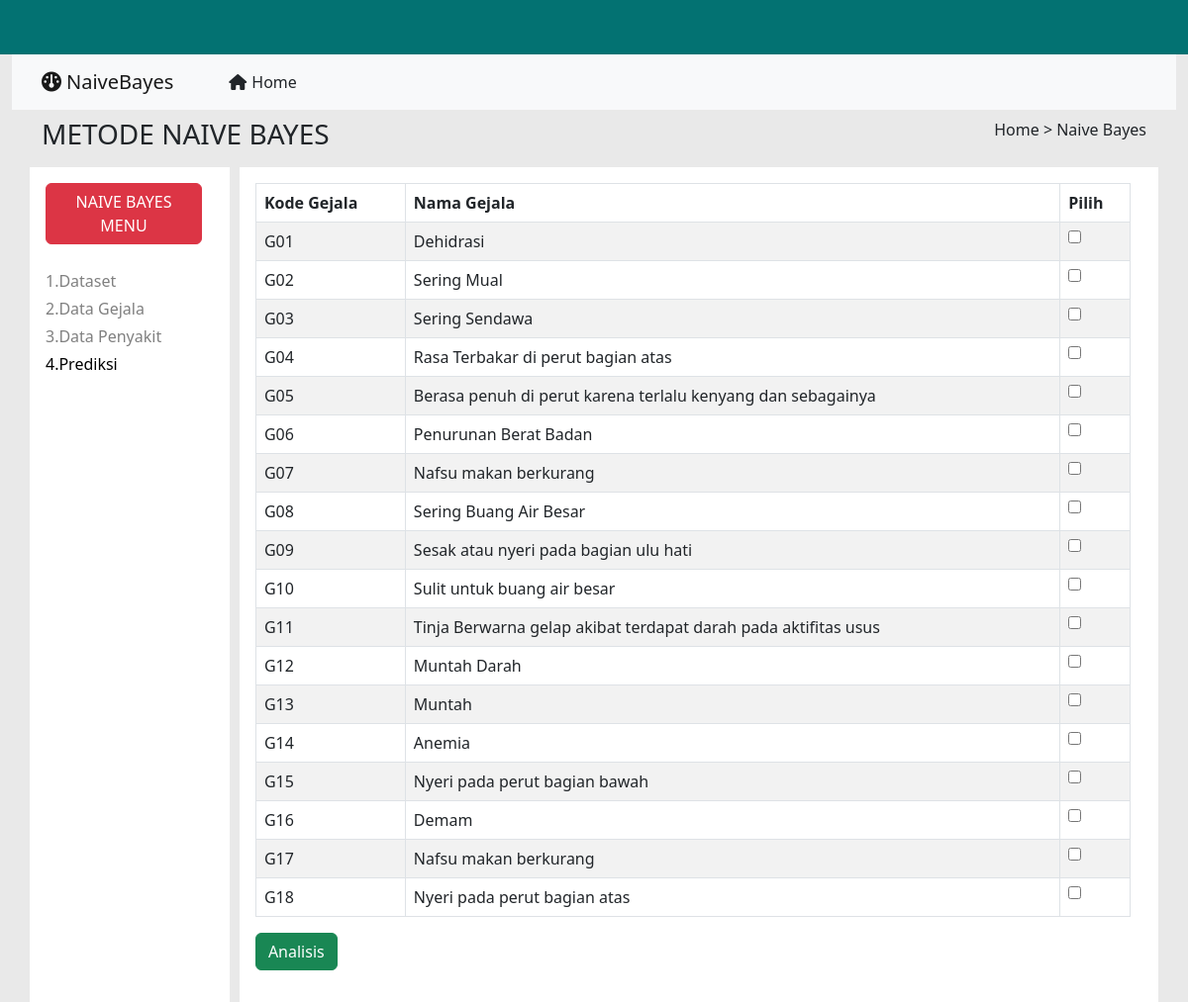
Page /prediksi.php on the committed database.
### tables this page shows
CREATE TABLE `gejala` (
  `No` int(11) NOT NULL,
  `Kode_Gejala` varchar(50) NOT NULL,
  `Nama_Gejala` varchar(200) NOT NULL
);

### prediksi.php (the view, shortened to what this page needs)
<?php
include 'koneksi.php';
$query  = mysqli_query($koneksi,"SELECT * FROM gejala");
?>
<html lang="en">
<head>
    <link href="https://cdn.jsdelivr.net/npm/bootstrap@5.2.3/dist/css/bootstrap.min.css" rel="stylesheet"
>
    <link rel="stylesheet" href="https://cdnjs.cloudflare.com/ajax/libs/font-awesome/6.2.1/css/all.min.css">
</head>
<body>
    <div class="container-fluid">
        <div class="row">
            <div class="col-lg-12 atas" style="background-color:rgb(3, 114, 114);"></div>
            <div class="col-lg-12">
                <nav class="navbar navbar-expand-lg bg-light">
                    <div class="container" style="justify-content:flex-start; gap:40px;">
                        <a class="navbar-brand" href="index.php"><i class="fa-solid fa-dashboard"
                                style="margin-right:5px ;"></i>NaiveBayes</a>
                        <a class="nav-link active" aria-current="page" href="#"><i class="fa-solid fa-house"
                                style="margin-right:5px ;"></i>Home</a>
                    </div>
            </div>
        </div>
    </div>
    <div class="container">
        <div class="row">
            <div class="col-lg-12 d-flex justify-content-between">
                <h3 class="py-2">METODE NAIVE BAYES</h3>
                <p class="py-2">Home > Naive Bayes</p>
            </div>
        </div>
        <div class="row">
            <div class="col-lg-2 bg-white p-3">
                <a href=""><button class="btn btn-danger">NAIVE BAYES MENU</button></a>
                <div class="d-flex flex-column gap-1" style="margin-top: 25px;">
                    <a href="index.php" class="text-decoration-none tulisan">1.Dataset</a>
                    <a href="gejala.php" class="text-decoration-none tulisan">2.Data Gejala</a>
                    <a href="penyakit.php" class="text-decoration-none tulisan">3.Data Penyakit</a>
                    <a href="prediksi.php" class="text-decoration-none text-black">4.Prediksi</a>
                </div>
            </div>
            <div class="col-lg-10 bg-white d-flex" style="min-height: 500px;">
                <div style="background-color: rgb(233, 233, 233); width: 10px;"></div>
                <div class="p-3 w-100 h-100" >
                <form method="post" action="proses.php">
                <table class="table table-striped table-bordered" cellspacing="0" width="100%">
                    <thead>
                        <tr>
                            <th class="th-sm">Kode Gejala
                            </th>
                            <th class="th-sm">Nama Gejala
                            </th>
                            <th class="th-sm">Pilih
                            </th>
                        </tr>
                    </thead>
                    <tbody>
                  <?php
                      while($db_row = mysqli_fetch_array($query)) {
                  ?>
                    <tr>
                        <td>
                            <?php echo $db_row["Kode_Gejala"]; ?>
                        </td>
                        <td>
                            <?php echo $db_row["Nama_Gejala"]; ?>
                        </td>
                        <td>
                            <input type="checkbox" name="gejala[]" value="<?php echo $db_row["Kode_Gejala"]; ?>">
                        </td>
                    </tr>
                  <?php
                  }
                  ?>
                    </tbody>
                </table>
                <input type="submit" class="btn btn-success" name="submit" value="Analisis">
                </form>
                </div>
            </div>
        </div>
    </div>
</body>
</html>

### prediksi.php (style rules this page uses)
.atas { width: 100%; height: 55px; }
body { background-color: rgb(233, 233, 233); box-sizing: border-box; }
.tulisan { color: grey; }

### rows in the picture
gejala: Kode_Gejala "G01", Nama_Gejala "Dehidrasi"
gejala: Kode_Gejala "G02", Nama_Gejala "Sering Mual"
gejala: Kode_Gejala "G03", Nama_Gejala "Sering Sendawa"
gejala: Kode_Gejala "G04", Nama_Gejala "Rasa Terbakar di perut bagian atas"
gejala: Kode_Gejala "G05", Nama_Gejala "Berasa penuh di perut karena terlalu kenyang dan sebagainya"
gejala: Kode_Gejala "G06", Nama_Gejala "Penurunan Berat Badan"
gejala: Kode_Gejala "G07", Nama_Gejala "Nafsu makan berkurang"
gejala: Kode_Gejala "G08", Nama_Gejala "Sering Buang Air Besar"
gejala: Kode_Gejala "G09", Nama_Gejala "Sesak atau nyeri pada bagian ulu hati"
gejala: Kode_Gejala "G10", Nama_Gejala "Sulit untuk buang air besar"
gejala: Kode_Gejala "G11", Nama_Gejala "Tinja Berwarna gelap akibat terdapat darah pada aktifitas usus"
gejala: Kode_Gejala "G12", Nama_Gejala "Muntah Darah"
gejala: Kode_Gejala "G13", Nama_Gejala "Muntah"
gejala: Kode_Gejala "G14", Nama_Gejala "Anemia"
gejala: Kode_Gejala "G15", Nama_Gejala "Nyeri pada perut bagian bawah"
gejala: Kode_Gejala "G16", Nama_Gejala "Demam"
gejala: Kode_Gejala "G17", Nama_Gejala "Nafsu makan berkurang"
gejala: Kode_Gejala "G18", Nama_Gejala "Nyeri pada perut bagian atas"
